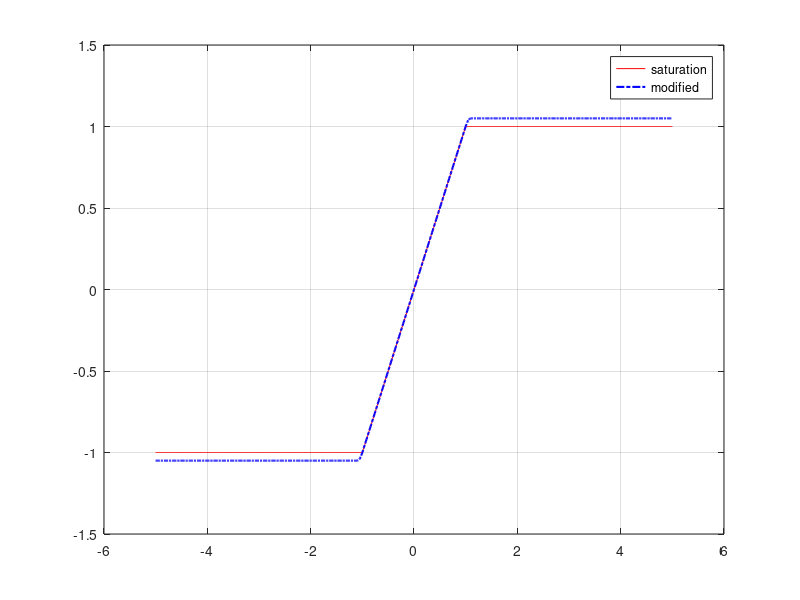

The MATLAB source for this figure:
clc
clear
close
epsilon = 0.1;
x = -5:0.01:5;
N = length(x);
for i = 1:N
if x(i)<-1
    y(i) = -1;
    if x(i)>=-1-epsilon
        z(i) = -(-x(i) + (-x(i)-1)/epsilon - ((-x(i))^2-1)/(2*epsilon));
    elseif x(i)< -1-epsilon
        z(i) = -1-epsilon/2;
    end
elseif (x(i)>=-1) && (x(i)<=1)
    y(i) = x(i);
    z(i) = x(i);
elseif x(i)>1
    y(i) = 1;
    if x(i)<=1+epsilon
        z(i) = x(i) + (x(i)-1)/epsilon - (x(i)^2-1)/(2*epsilon);
    elseif x(i)>=1+epsilon
        z(i) = 1 + epsilon/2;
    end
end
end
plot(x,y,'r-',x,z,'b-.','linewidth',1.5); grid on;
legend('saturation','modified')